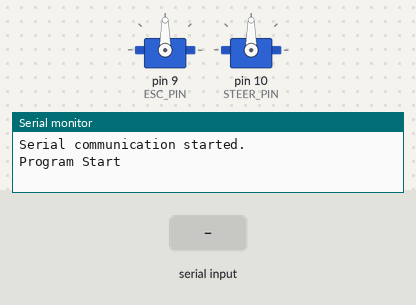
A sketch run on a simulated Arduino Uno, built with avr-gcc and run on an emulated ATmega328P. Shown: 2 × servo, the last lines printed to the serial monitor. Inputs (shaded band) come from the test bench.

Above: at 1.2 s.
1.3 s: "30:150\n" received over Serial
At 2.3 s:
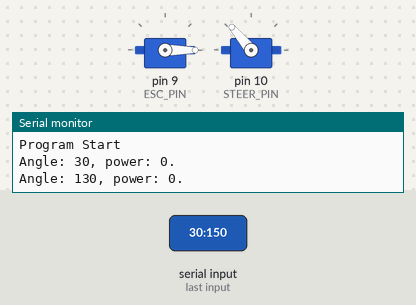
2.8 s: "90:45\n" received over Serial
At 4.0 s:
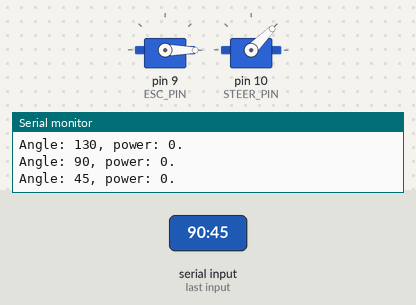
4.3 s: "," received over Serial
At 5.5 s:
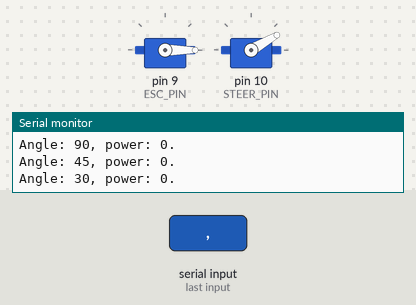
5.8 s: "90\n" received over Serial
At 6.2 s:
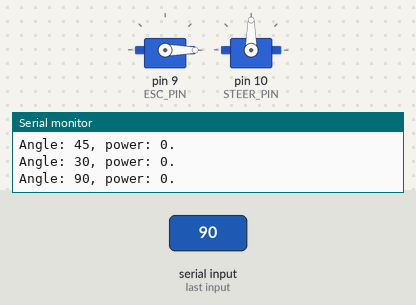
Timing chart, 0 to 8.3 s (numbered marks = the images above; inputs shaded):
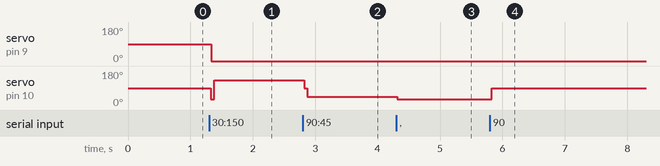

The sketch:

arduinoWorking.ino
```cpp
#include <Servo.h>

// manager.ino
// Griffith Droid Racer 2018
#include "Groid.h"

Groid *myGroid;
int angle, power;
char command;

void setup()
{
  myGroid = new Groid();
  Serial.println("Program Start\n");
}

void loop()
{
  String input = "";
  delay(1);

  while(Serial.available() > 0)
  {
    command = (byte) Serial.read();
    if(command == ':')
    {
      break;
    }
    else
    {
      input += command;
    }
    delay(10);
  }

  if(input.length() > 0)
  {
    int commaIndex = input.indexOf(",");
    angle = input.substring(0, commaIndex).toInt();
    power = commaIndex > 0 ? (input.substring(commaIndex + 1).toInt()) : power;

    int actualAngle = myGroid->setSteeringAngle(angle);
    int actualPower = myGroid->setPower(power);

    Serial.print("Angle: ");
    Serial.print(actualAngle);
    Serial.print(", power: ");
    Serial.print(actualPower);
    Serial.println(".");
  }
}
```

Groid.cpp
```cpp
// Groid.cpp
// Griffith Droid Racer 2018

#include <Arduino.h>
#include "Groid.h"

Groid::Groid()
{
  this->prepareESC();
  this->prepareSteering();
  this->prepareSerial();
}

void Groid::prepareESC()
{
  // Prepare the connection to the ESC.

  this->esc.attach(this->ESC_PIN);
  delay(10);
}

void Groid::prepareSteering()
{
  // Prepare the connection to the steering mechanism.

  this->steer.attach(this->STEER_PIN);
  delay(10);
}

void Groid::prepareSerial()
{
  // Prepare the serial communication.

  Serial.begin(this->BAUD_RATE);
  delay(10);

  Serial.println("Serial communication started.");
}

int Groid::setSteeringAngle(int angle)
{
  // Set the angle of steering.

  int _angle = angle < this->MIN_ANGLE ? this->MIN_ANGLE : (angle > this->MAX_ANGLE ? this-> MAX_ANGLE : angle);

  this->steer.write(_angle);
  delay(10);

  return _angle;
}

int Groid::setPower(int power)
{
  // Set the motor power.

  int _power = 0;
  if(power != 0)
  {
    _power = power < this->MIN_POWER ? this->MIN_POWER : (power > this->MAX_POWER ? this->MAX_POWER : power);
  }

  this->esc.write(_power);
  delay(10);

  return _power;
}
```

Groid.h
```cpp
#include <Servo.h>

// Groid.h
// Griffith Droid Racer 2018

#ifndef __GROID_H_GUARD__
#define __GROID_H_GUARD__


class Groid {
    Servo esc, steer;
    int angle = 0, power = 0;
public:
    Groid();
    void prepareESC();
    void prepareSteering();
    void prepareSerial();

    int setSteeringAngle(int);
    int setPower(int);

    const static int BAUD_RATE = 9600;
    const static int ESC_PIN = 9;
    const static int STEER_PIN = 10;
    const static int MIN_ANGLE = 30;
    const static int MID_ANGLE = 75;
    const static int MAX_ANGLE = 130;
    const static int MIN_POWER = 100;
    const static int MAX_POWER = 130;
};

#endif
```

Measured:
- after the input at 1.3 s, servo on pin 9 (ESC_PIN): 90° → 0° at once; servo on pin 10 (STEER_PIN): 90° → 30° at once, → 130° 0.06 s later
- after the input at 2.8 s, servo on pin 10 (STEER_PIN): 130° → 45° at once
- after the input at 4.3 s, servo on pin 10 (STEER_PIN): 45° → 30° at once
- after the input at 5.8 s, servo on pin 10 (STEER_PIN): 30° → 90° at once
